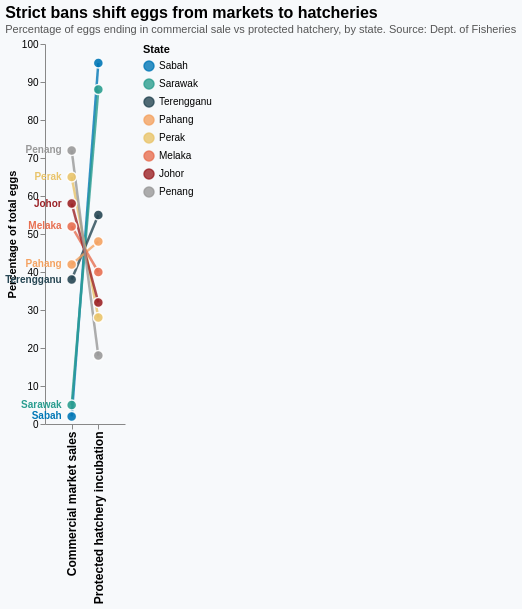

The specification (Vega-Lite) saved for this image:
### Vega-Lite specification from a JSON file in a GitHub repository (floating-point values rounded to 4 significant figures)
{"$schema": "https://vega.github.io/schema/vega-lite/v5.json", "title": {"text": "Strict bans shift eggs from markets to hatcheries", "subtitle": "Percentage of eggs ending in commercial sale vs protected hatchery, by state. Source: Dept. of Fisheries", "fontSize": 16, "subtitleFontSize": 11, "anchor": "start", "subtitleColor": "#555"}, "width": "container", "height": 380, "background": "#f7f9fb", "config": {"view": {"stroke": null}, "axis": {"grid": false}}, "data": {"values": [{"state": "Sabah", "category": "Commercial market sales", "pct": 2}, {"state": "Sabah", "category": "Protected hatchery incubation", "pct": 95}, {"state": "Sarawak", "category": "Commercial market sales", "pct": 5}, {"state": "Sarawak", "category": "Protected hatchery incubation", "pct": 88}, {"state": "Terengganu", "category": "Commercial market sales", "pct": 38}, {"state": "Terengganu", "category": "Protected hatchery incubation", "pct": 55}, {"state": "Pahang", "category": "Commercial market sales", "pct": 42}, {"state": "Pahang", "category": "Protected hatchery incubation", "pct": 48}, {"state": "Perak", "category": "Commercial market sales", "pct": 65}, {"state": "Perak", "category": "Protected hatchery incubation", "pct": 28}, {"state": "Melaka", "category": "Commercial market sales", "pct": 52}, {"state": "Melaka", "category": "Protected hatchery incubation", "pct": 40}, {"state": "Johor", "category": "Commercial market sales", "pct": 58}, {"state": "Johor", "category": "Protected hatchery incubation", "pct": 32}, {"state": "Penang", "category": "Commercial market sales", "pct": 72}, {"state": "Penang", "category": "Protected hatchery incubation", "pct": 18}]}, "transform": [{"calculate": "datum.pct >= 50 ? 'Upward (toward hatchery)' : 'Downward (toward market)'", "as": "direction"}], "layer": [{"mark": {"type": "line", "strokeWidth": 2.5, "opacity": 0.8}, "encoding": {"x": {"field": "category", "type": "nominal", "sort": ["Commercial market sales", "Protected hatchery incubation"], "axis": {"title": null, "labelFontSize": 12, "labelFontWeight": "bold", "labelLimit": 300}, "scale": {"padding": 1.5}}, "y": {"field": "pct", "type": "quantitative", "axis": {"title": "Percentage of total eggs"}, "scale": {"domain": [0, 100]}}, "color": {"field": "state", "type": "nominal", "scale": {"domain": ["Sabah", "Sarawak", "Terengganu", "Pahang", "Perak", "Melaka", "Johor", "Penang"], "range": ["#0077b6", "#2a9d8f", "#264653", "#f4a261", "#e9c46a", "#e76f51", "#9b2226", "#999"]}, "legend": {"title": "State", "orient": "right"}}, "detail": {"field": "state"}}}, {"mark": {"type": "circle", "size": 100, "filled": true, "stroke": "white", "strokeWidth": 1.5, "opacity": 0.9}, "encoding": {"x": {"field": "category", "type": "nominal", "sort": ["Commercial market sales", "Protected hatchery incubation"]}, "y": {"field": "pct", "type": "quantitative"}, "color": {"field": "state", "type": "nominal"}, "tooltip": [{"field": "state", "title": "State"}, {"field": "category", "title": "Disposition"}, {"field": "pct", "title": "Percentage"}]}}, {"transform": [{"filter": "datum.category == 'Commercial market sales'"}], "mark": {"type": "text", "align": "right", "dx": -10, "fontSize": 10, "fontWeight": "bold"}, "encoding": {"x": {"field": "category", "type": "nominal", "sort": ["Commercial market sales", "Protected hatchery incubation"]}, "y": {"field": "pct", "type": "quantitative"}, "text": {"field": "state"}, "color": {"field": "state", "type": "nominal", "legend": null}}}]}
